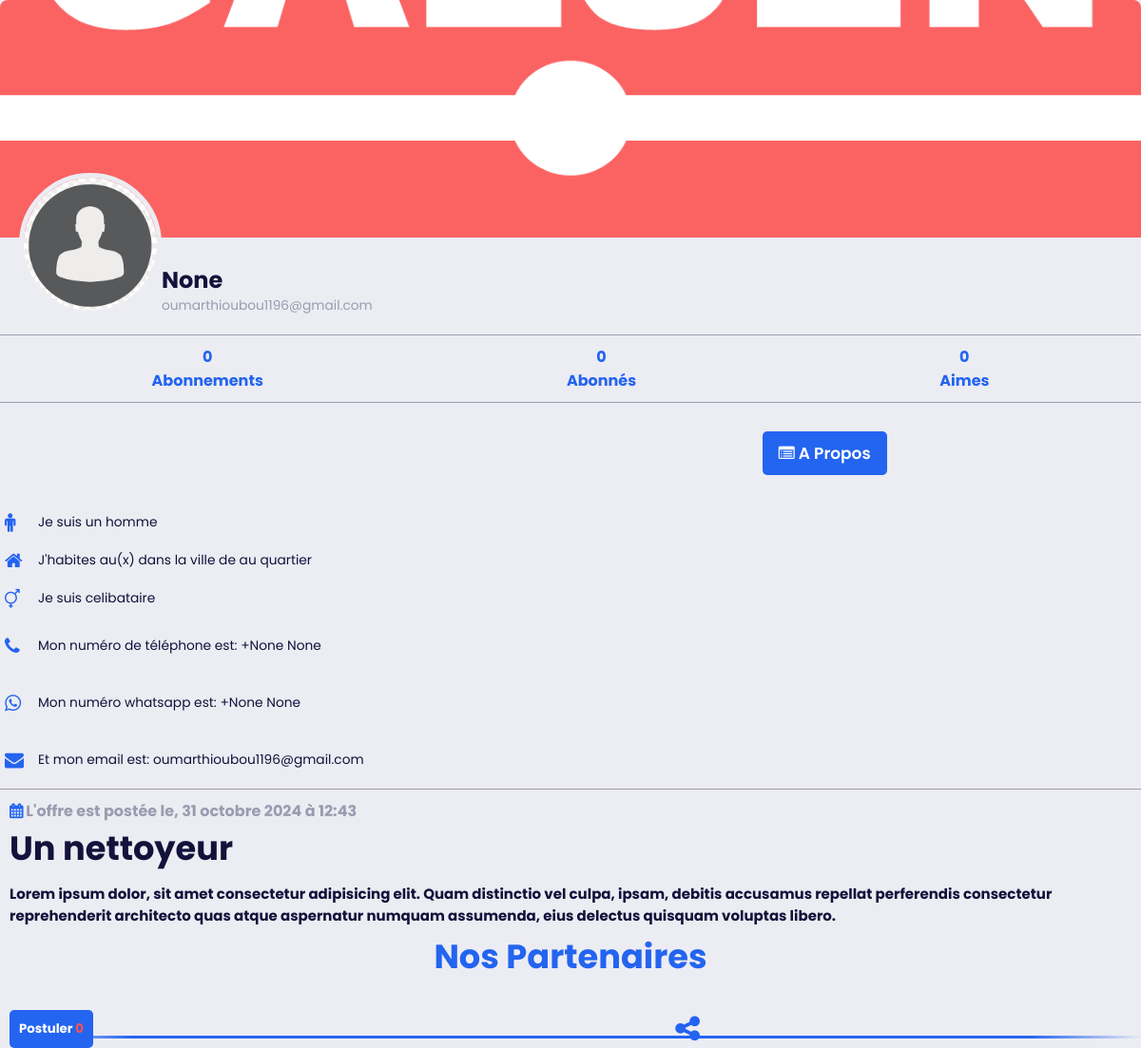
Page /job/3/ on the earlier database version.
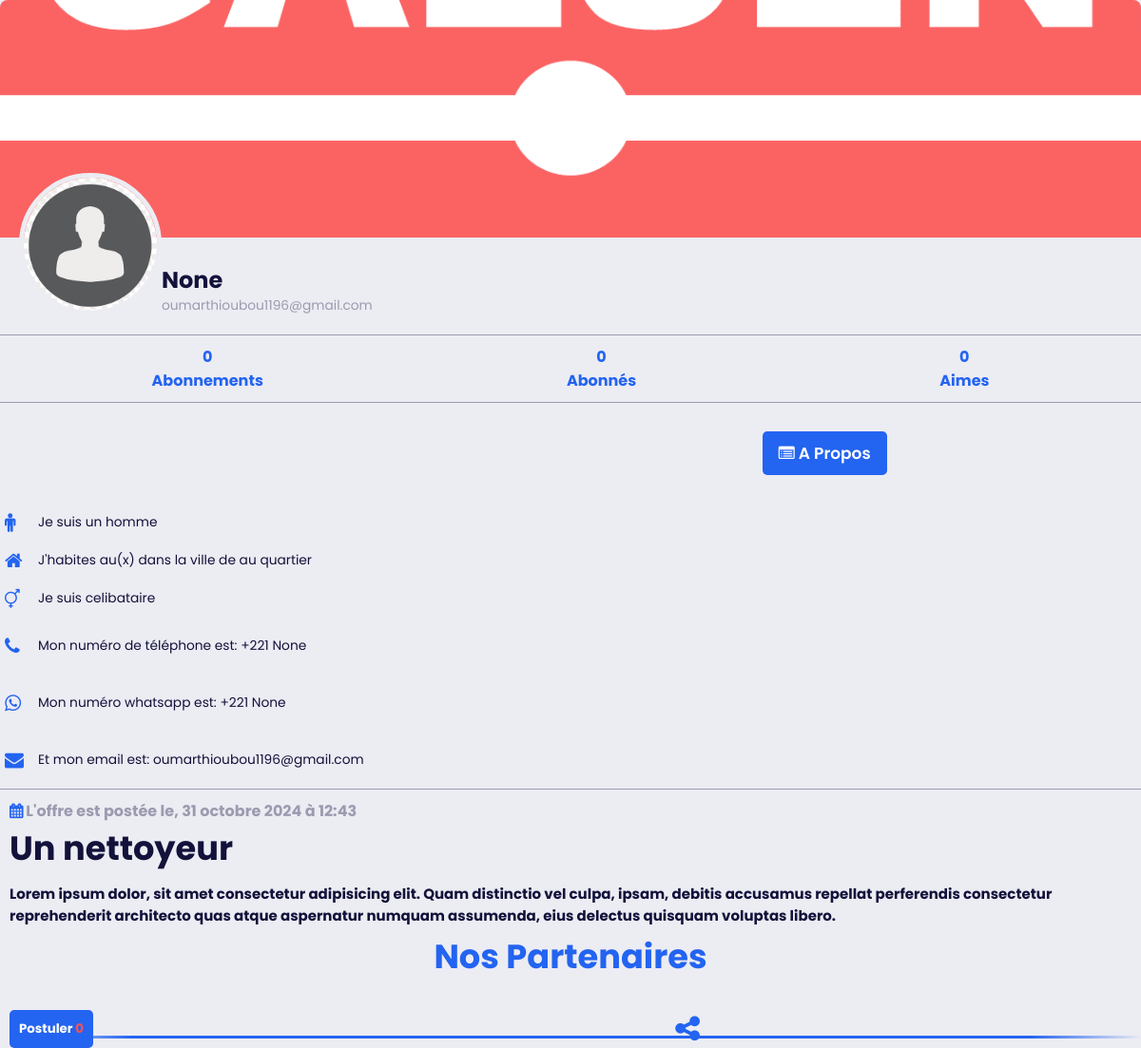
Same page on the later database version.
### galsen/models.py (models this page shows, shortened)
class Job(models.Model):
    user = models.ForeignKey(CustomUser, on_delete=models.CASCADE)
    title = models.CharField(max_length=255, null=True, blank=True)
    contenu_job = models.TextField()
    postule_job = models.ManyToManyField(CustomUser, blank=True, related_name="postule")
    dispostule = models.ManyToManyField(CustomUser, blank=True, related_name='dispostule')
    date_creation_post = models.DateTimeField(auto_now_add=True)
    shared_user = models.ForeignKey(CustomUser, on_delete=models.CASCADE, null=True, blank=True, related_name='+')

class AbstractUser(BaseAbstractUser):
    groups = models.ManyToManyField(Group, related_name='customuser_set', blank=True)
    user_permissions = models.ManyToManyField(Permission, related_name='customuser_set', blank=True)

class CustomUser(AbstractUser):
    LANGUE = [
        ('français', 'Français'),
        ('anglais', 'Anglais'),
        ('spagnol', 'Espagnol'),
        ('italien', 'Italien'),
        ('arabe', 'Arabe'),
    ]
    ACCESS = [
        ('autorised', 'Autorisé(e)'),
        ('no_autorised', 'Non autorisé(e)'),
    ]
    ROLES = [
        ('personnel', 'Personnel(le)'),
        ('ecole', 'Ecole'),
        ('entreprise', 'Entreprise'),
    ]
    profile_image = models.ImageField(upload_to='profile_images/', null=True, blank=True)
    banner_image = models.ImageField(upload_to='banner_images/', null=True, blank=True)
    GENRE = [
        ('homme', 'Homme'),
        ('femme', 'Femme'),
    ]
    SITUATION_MATRIMONIALE = [
        ('celibataire', 'Célibataire'),
        ('marie', 'Marié(e)'),
        ('fiance', 'Fiancé(e)'),
        ('divorce', 'Divorcé(e)'),
    ]
    marque_dispositif = models.CharField(max_length=255, null=True, blank=True)
    metier = models.CharField(max_length=150, null=True, blank=True)
    etablissement = models.CharField(max_length=255, null=True, blank=True)
    pays = models.CharField(max_length=50, null=True, blank=True)
    ville = models.CharField(max_length=50, null=True, blank=True)
    quartier = models.CharField(max_length=50, null=True, blank=True)
    langue = models.CharField(max_length=255, null=True, blank=True)
    birthday = models.DateField(null=True, blank=True)
    indicatif_pays = models.CharField(max_length=15, null=True, blank=True)
    number_phone = models.CharField(max_length=15, null=True, blank=True)
    number_whatsapp = models.CharField(max_length=15, null=True, blank=True)
    number_telegram = models.CharField(max_length=15, null=True, blank=True)
    instagram_link = models.URLField(null=True, blank=True)
    twitter_link = models.URLField(null=True, blank=True)
    youtube_link = models.URLField(null=True, blank=True)
    website_link = models.URLField(null=True, blank=True)
    langue = models.CharField(max_length=255, choices=LANGUE, default='français')
    rôle = models.CharField(max_length=255, choices=ROLES, default='personnel')
    access = models.CharField(max_length=255, choices=ACCESS, default='no_autorised')
    genre = models.CharField(max_length=255, choices=GENRE, default='homme')
    situation_matrimoniale = models.CharField(max_length=20, choices=SITUATION_MATRIMONIALE, default='celibataire')
    followers = models.ManyToManyField('self', symmetrical=False, related_name='following_users', blank=True)
    def total_likes_received(self):
        total_likes = 0
        for post in self.post_set.all():
            total_likes += post.like_post.count()
        return total_likes

class AbstractUser(BaseAbstractUser):
    groups = models.ManyToManyField(Group, related_name='customuser_set', blank=True)
    user_permissions = models.ManyToManyField(Permission, related_name='customuser_set', blank=True)

class Post(models.Model):
    user = models.ForeignKey(CustomUser, on_delete=models.CASCADE)
    video = models.FileField(upload_to='post_videos/')
    contenu_post = models.TextField()
    tag_post = models.CharField(max_length=255)
    session_info = models.CharField(max_length=255, null=True, blank=True)
    date_creation_post = models.DateTimeField(auto_now_add=True)
    like_post = models.ManyToManyField(CustomUser, blank=True, related_name="likes")
    dislike = models.ManyToManyField(CustomUser, blank=True, related_name='dislikes')
    shared_boby = models.TextField(blank=True, null=True)
    share_on = models.DateTimeField(blank=True, null=True)
    shared_user = models.ForeignKey(CustomUser, on_delete=models.CASCADE, null=True, blank=True, related_name='+')
    class Meta:
        ordering = ['-date_creation_post', '-share_on']

### galsen/views.py (the view)
# urls.py: path('job/<int:job_id>/', job_detail, name='job_detail'),
def job_detail(request, job_id):
    job = get_object_or_404(Job, pk=job_id)
    return render(request, 'Details/job.html', {'job': job})

### galsen/templates/Details/job.html (shortened to what the changed rows need)
{% load static %}
<!DOCTYPE html>
<html lang="en">
<head>
    <link rel="stylesheet" href="{% static 'assets/icones/font-awesome/css/font-awesome.css' %}">
    <link rel="stylesheet" href="{% static 'assets/icones/font-awesome/css/font-awesome.min.css' %}">
    <link rel="stylesheet" href="{% static 'assets/ressources/styles/profil.css' %}">
    <link rel="stylesheet" href="{% static 'assets/ressources/styles/contenu.css' %}">
    <link rel="stylesheet" href="{% static 'assets/ressources/styles/boutique-slide.css' %}">
    <link rel="stylesheet" href="{% static 'assets/ressources/styles/theme.css' %}">
    <link rel="stylesheet" href="{% static 'assets/ressources/styles/lightbox.min.css' %}">
</head>
<body>
    <div class="profile-container">
        <div class="banner-job">
            {% if job.user.banner_image and job.user.banner_image.url %}
                    <a href="{{ job.user.banner_image.url }}" data-lightbox="mygallery">
                        <img src="{{ job.user.banner_image.url }}">
                    </a>
                {% else %}
                    <img src="{% static 'assets/default/user.png' %}">
            {% endif %}
        </div>
        <div class="profile-section">
            <div class="profile-info">
                <h1>
                    {% if job.user.rôle == "personnel" %}
                        {{ job.user.first_name }} {{ job.user.last_name }}
                    {% else %}
                        {{ job.user.etablissement }}
                    {% endif %}
                </h1>
                <p>{{ job.user.email }}</p>
            </div>
        </div>
        <div class="profile-nav">
          <ul>
            <li><a href="#"><span>{{ job.user.following_users.count }}</span>Abonnements</a></li>
            <li><a href="#"><span>{{ job.user.followers.count }}</span>Abonnés</a></li>
            <li><a href="#"><span>{{ job.user.total_likes_received }}</span>Aimes</a></li>
          </ul>
        </div>
        <div class="profile-content">
            <ul class="status">
                <li>
                    {% if job.user.genre == "homme" %}
                        <i class="fa fa-male primary"></i>
                        <p>Je suis un
                            <span>{{ job.user.genre }}</span>
                        </p>
                    {% elif user.genre == "femme" %}
                        <i class="fa fa-female primary"></i>
                        <p>Je suis une
                            <span>{{ job.user.genre }}</span>
                        </p>
                    {% else %}
                        <p>Genre non spécifié</p>
                    {% endif %}
                </li>
                <li>
                    <p>Je suis
                        <span>{{ job.user.situation_matrimoniale }}</span>
                     </p>
                </li>
                <li>
                    <a href="tel:+{{ job.user.indicatif_pays }}{{ job.user.number_phone }}">
                        <p>Mon numéro de téléphone est:
                            <span>+{{ job.user.indicatif_pays }} {{ job.user.number_phone }}</span>
                        </p>
                    </a>
                </li>
                <li>
                    <a href="https://wa.me/+{{ job.user.indicatif_pays }}{{ job.user.number_phone }}">
                        <p>Mon numéro whatsapp est:
                            <span>+{{ job.user.indicatif_pays }} {{ job.user.number_phone }}</span>
                        </p>
                    </a>
                </li>
                <li>
                    <a href="mailto:{{ job.user.email }}">
                        <p>Et mon email est:
                            <span>{{ job.user.email }}</span>
                        </p>
                    </a>
                </li>
            </ul>
            <div class="job-content">
                <div class="job-infos-date">
                    <h4>
                        <span> <i class="fa fa-calendar primary"></i> L'offre est postée le, {{ job.date_creation_post|date:"d F Y à H:i" }} </span>
                <div class="job-title">
                    <h1>
                        {{ job.title|safe }}
                    </h1>
                </div>
                <div class="job-description">
                    <p>
                        {{ job.contenu_job|safe }}
                    </p>
                </div>
                <div class="job-buttons">
                    <form id="postule-form-{{ job.pk }}" method="POST" action="{% url 'postule' job.pk %}">
                        <button class="postuler" type="submit">
                            {% if request.user in job.postule_job.all %}
                                Ne plus postuler
                            {% else %}
                                Postuler
                            {% endif %}
                            <b class="number-like danger">{{ job.postule_job.count }}</b>
                        </button>
                    </form>
                    <button> <i class="fa fa-share-alt"></i> </button>
                </div>
            </div>
            {% include 'PUB/partenaire.html' %}
        </div>
      </div>
</body>
</html>

Differences in the rows shown:
changed through a linked row, Job "Un nettoyeur": user.indicatif_pays "None" → "221"
